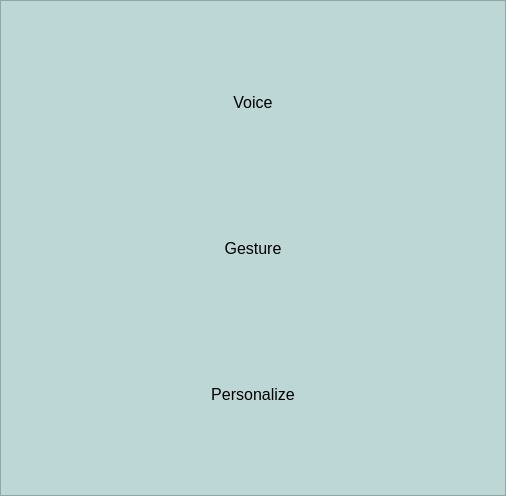
        <widget class="QFrame" name="page1_downframe">
         <property name="palette">
          <palette>
           <active>
            <colorrole role="WindowText">
             <brush brushstyle="SolidPattern">
              <color alpha="255">
               <red>0</red>
               <green>0</green>
               <blue>0</blue>
              </color>
             </brush>
            </colorrole>
            <colorrole role="Button">
             <brush brushstyle="SolidPattern">
              <color alpha="255">
               <red>189</red>
               <green>215</green>
               <blue>214</blue>
              </color>
             </brush>
            </colorrole>
            <colorrole role="Light">
             <brush brushstyle="SolidPattern">
              <color alpha="255">
               <red>255</red>
               <green>255</green>
               <blue>255</blue>
              </color>
             </brush>
            </colorrole>
            <colorrole role="Midlight">
             <brush brushstyle="SolidPattern">
              <color alpha="255">
               <red>222</red>
               <green>235</green>
               <blue>234</blue>
              </color>
             </brush>
            </colorrole>
            <colorrole role="Dark">
             <brush brushstyle="SolidPattern">
              <color alpha="255">
               <red>94</red>
               <green>107</green>
               <blue>107</blue>
              </color>
             </brush>
            </colorrole>
            <colorrole role="Mid">
             <brush brushstyle="SolidPattern">
              <color alpha="255">
               <red>126</red>
               <green>143</green>
               <blue>143</blue>
              </color>
             </brush>
            </colorrole>
            <colorrole role="Text">
             <brush brushstyle="SolidPattern">
              <color alpha="255">
               <red>0</red>
               <green>0</green>
               <blue>0</blue>
              </color>
             </brush>
            </colorrole>
            <colorrole role="BrightText">
             <brush brushstyle="SolidPattern">
              <color alpha="255">
               <red>255</red>
               <green>255</green>
               <blue>255</blue>
              </color>
             </brush>
            </colorrole>
            <colorrole role="ButtonText">
             <brush brushstyle="SolidPattern">
              <color alpha="255">
               <red>0</red>
               <green>0</green>
               <blue>0</blue>
              </color>
             </brush>
            </colorrole>
            <colorrole role="Base">
             <brush brushstyle="SolidPattern">
              <color alpha="255">
               <red>255</red>
               <green>255</green>
               <blue>255</blue>
              </color>
             </brush>
            </colorrole>
            <colorrole role="Window">
             <brush brushstyle="SolidPattern">
              <color alpha="255">
               <red>189</red>
               <green>215</green>
               <blue>214</blue>
              </color>
             </brush>
            </colorrole>
            <colorrole role="Shadow">
             <brush brushstyle="SolidPattern">
              <color alpha="255">
               <red>0</red>
               <green>0</green>
               <blue>0</blue>
              </color>
             </brush>
            </colorrole>
            <colorrole role="AlternateBase">
             <brush brushstyle="SolidPattern">
              <color alpha="255">
               <red>222</red>
               <green>235</green>
               <blue>234</blue>
              </color>
             </brush>
            </colorrole>
            <colorrole role="ToolTipBase">
             <brush brushstyle="SolidPattern">
              <color alpha="255">
               <red>255</red>
               <green>255</green>
               <blue>220</blue>
              </color>
             </brush>
            </colorrole>
            <colorrole role="ToolTipText">
             <brush brushstyle="SolidPattern">
              <color alpha="255">
               <red>0</red>
               <green>0</green>
               <blue>0</blue>
              </color>
             </brush>
            </colorrole>
           </active>
           <inactive>
            <colorrole role="WindowText">
             <brush brushstyle="SolidPattern">
              <color alpha="255">
               <red>0</red>
               <green>0</green>
               <blue>0</blue>
              </color>
             </brush>
            </colorrole>
            <colorrole role="Button">
             <brush brushstyle="SolidPattern">
              <color alpha="255">
               <red>189</red>
               <green>215</green>
               <blue>214</blue>
              </color>
             </brush>
            </colorrole>
            <colorrole role="Light">
             <brush brushstyle="SolidPattern">
              <color alpha="255">
               <red>255</red>
               <green>255</green>
               <blue>255</blue>
              </color>
             </brush>
            </colorrole>
            <colorrole role="Midlight">
             <brush brushstyle="SolidPattern">
              <color alpha="255">
               <red>222</red>
               <green>235</green>
               <blue>234</blue>
              </color>
             </brush>
            </colorrole>
            <colorrole role="Dark">
             <brush brushstyle="SolidPattern">
              <color alpha="255">
               <red>94</red>
               <green>107</green>
               <blue>107</blue>
              </color>
             </brush>
            </colorrole>
            <colorrole role="Mid">
             <brush brushstyle="SolidPattern">
              <color alpha="255">
               <red>126</red>
               <green>143</green>
               <blue>143</blue>
              </color>
             </brush>
            </colorrole>
            <colorrole role="Text">
             <brush brushstyle="SolidPattern">
              <color alpha="255">
               <red>0</red>
               <green>0</green>
               <blue>0</blue>
              </color>
             </brush>
            </colorrole>
            <colorrole role="BrightText">
             <brush brushstyle="SolidPattern">
              <color alpha="255">
               <red>255</red>
               <green>255</green>
               <blue>255</blue>
              </color>
             </brush>
            </colorrole>
            <colorrole role="ButtonText">
             <brush brushstyle="SolidPattern">
              <color alpha="255">
               <red>0</red>
               <green>0</green>
               <blue>0</blue>
              </color>
             </brush>
            </colorrole>
            <colorrole role="Base">
             <brush brushstyle="SolidPattern">
              <color alpha="255">
               <red>255</red>
               <green>255</green>
               <blue>255</blue>
              </color>
             </brush>
            </colorrole>
            <colorrole role="Window">
             <brush brushstyle="SolidPattern">
              <color alpha="255">
               <red>189</red>
               <green>215</green>
               <blue>214</blue>
              </color>
             </brush>
            </colorrole>
            <colorrole role="Shadow">
             <brush brushstyle="SolidPattern">
              <color alpha="255">
               <red>0</red>
               <green>0</green>
               <blue>0</blue>
              </color>
             </brush>
            </colorrole>
            <colorrole role="AlternateBase">
             <brush brushstyle="SolidPattern">
              <color alpha="255">
               <red>222</red>
               <green>235</green>
               <blue>234</blue>
              </color>
             </brush>
            </colorrole>
            <colorrole role="ToolTipBase">
             <brush brushstyle="SolidPattern">
              <color alpha="255">
               <red>255</red>
               <green>255</green>
               <blue>220</blue>
              </color>
             </brush>
            </colorrole>
            <colorrole role="ToolTipText">
             <brush brushstyle="SolidPattern">
              <color alpha="255">
               <red>0</red>
               <green>0</green>
               <blue>0</blue>
              </color>
             </brush>
            </colorrole>
           </inactive>
           <disabled>
            <colorrole role="WindowText">
             <brush brushstyle="SolidPattern">
              <color alpha="255">
               <red>94</red>
               <green>107</green>
               <blue>107</blue>
              </color>
             </brush>
            </colorrole>
            <colorrole role="Button">
             <brush brushstyle="SolidPattern">
              <color alpha="255">
               <red>189</red>
               <green>215</green>
               <blue>214</blue>
              </color>
             </brush>
            </colorrole>
            <colorrole role="Light">
             <brush brushstyle="SolidPattern">
              <color alpha="255">
               <red>255</red>
               <green>255</green>
               <blue>255</blue>
              </color>
             </brush>
            </colorrole>
            <colorrole role="Midlight">
             <brush brushstyle="SolidPattern">
              <color alpha="255">
               <red>222</red>
               <green>235</green>
               <blue>234</blue>
              </color>
             </brush>
            </colorrole>
            <colorrole role="Dark">
             <brush brushstyle="SolidPattern">
              <color alpha="255">
               <red>94</red>
               <green>107</green>
               <blue>107</blue>
              </color>
             </brush>
            </colorrole>
            <colorrole role="Mid">
             <brush brushstyle="SolidPattern">
              <color alpha="255">
               <red>126</red>
               <green>143</green>
               <blue>143</blue>
              </color>
             </brush>
            </colorrole>
            <colorrole role="Text">
             <brush brushstyle="SolidPattern">
              <color alpha="255">
               <red>94</red>
               <green>107</green>
               <blue>107</blue>
              </color>
             </brush>
            </colorrole>
            <colorrole role="BrightText">
             <brush brushstyle="SolidPattern">
              <color alpha="255">
               <red>255</red>
               <green>255</green>
               <blue>255</blue>
              </color>
             </brush>
            </colorrole>
            <colorrole role="ButtonText">
             <brush brushstyle="SolidPattern">
              <color alpha="255">
               <red>94</red>
               <green>107</green>
               <blue>107</blue>
              </color>
             </brush>
            </colorrole>
            <colorrole role="Base">
             <brush brushstyle="SolidPattern">
              <color alpha="255">
               <red>189</red>
               <green>215</green>
               <blue>214</blue>
              </color>
             </brush>
            </colorrole>
            <colorrole role="Window">
             <brush brushstyle="SolidPattern">
              <color alpha="255">
               <red>189</red>
               <green>215</green>
               <blue>214</blue>
              </color>
             </brush>
            </colorrole>
            <colorrole role="Shadow">
             <brush brushstyle="SolidPattern">
              <color alpha="255">
               <red>0</red>
               <green>0</green>
               <blue>0</blue>
              </color>
             </brush>
            </colorrole>
            <colorrole role="AlternateBase">
             <brush brushstyle="SolidPattern">
              <color alpha="255">
               <red>189</red>
               <green>215</green>
               <blue>214</blue>
              </color>
             </brush>
            </colorrole>
            <colorrole role="ToolTipBase">
             <brush brushstyle="SolidPattern">
              <color alpha="255">
               <red>255</red>
               <green>255</green>
               <blue>220</blue>
              </color>
             </brush>
            </colorrole>
            <colorrole role="ToolTipText">
             <brush brushstyle="SolidPattern">
              <color alpha="255">
               <red>0</red>
               <green>0</green>
               <blue>0</blue>
              </color>
             </brush>
            </colorrole>
           </disabled>
          </palette>
         </property>
         <property name="autoFillBackground">
          <bool>true</bool>
         </property>
         <property name="frameShape">
          <enum>QFrame::StyledPanel</enum>
         </property>
         <property name="frameShadow">
          <enum>QFrame::Raised</enum>
         </property>
         <layout class="QGridLayout" name="gridLayout">
          <item row="1" column="0">
           <spacer name="horizontalSpacer_2">
            <property name="orientation">
             <enum>Qt::Horizontal</enum>
            </property>
            <property name="sizeHint" stdset="0">
             <size>
              <width>161</width>
              <height>20</height>
             </size>
            </property>
           </spacer>
          </item>
          <item row="3" column="1">
           <widget class="QPushButton" name="Gesutre">
            <property name="sizePolicy">
             <sizepolicy hsizetype="Expanding" vsizetype="Expanding">
              <horstretch>0</horstretch>
              <verstretch>0</verstretch>
             </sizepolicy>
            </property>
            <property name="minimumSize">
             <size>
              <width>160</width>
              <height>100</height>
             </size>
            </property>
            <property name="font">
             <font>
              <pointsize>12</pointsize>
             </font>
            </property>
            <property name="text">
             <string>Gesture</string>
            </property>
            <property name="icon">
             <iconset>
              <normaloff>Icons/Gesture.png</normaloff>Icons/Gesture.png</iconset>
            </property>
            <property name="iconSize">
             <size>
              <width>60</width>
              <height>60</height>
             </size>
            </property>
            <property name="autoDefault">
             <bool>false</bool>
            </property>
            <property name="default">
             <bool>false</bool>
            </property>
            <property name="flat">
             <bool>true</bool>
            </property>
           </widget>
          </item>
          <item row="1" column="1">
           <widget class="QPushButton" name="Voice">
            <property name="sizePolicy">
             <sizepolicy hsizetype="Expanding" vsizetype="Expanding">
              <horstretch>0</horstretch>
              <verstretch>0</verstretch>
             </sizepolicy>
            </property>
            <property name="minimumSize">
             <size>
              <width>160</width>
              <height>100</height>
             </size>
            </property>
            <property name="font">
             <font>
              <pointsize>12</pointsize>
             </font>
            </property>
            <property name="text">
             <string>Voice</string>
            </property>
            <property name="icon">
             <iconset>
              <normaloff>Icons/Microphone.png</normaloff>Icons/Microphone.png</iconset>
            </property>
            <property name="iconSize">
             <size>
              <width>50</width>
              <height>50</height>
             </size>
            </property>
            <property name="flat">
             <bool>true</bool>
            </property>
           </widget>
          </item>
          <item row="5" column="1">
           <widget class="QPushButton" name="New_Data">
            <property name="sizePolicy">
             <sizepolicy hsizetype="Expanding" vsizetype="Expanding">
              <horstretch>0</horstretch>
              <verstretch>0</verstretch>
             </sizepolicy>
            </property>
            <property name="minimumSize">
             <size>
              <width>160</width>
              <height>100</height>
             </size>
            </property>
            <property name="font">
             <font>
              <pointsize>12</pointsize>
             </font>
            </property>
            <property name="text">
             <string>Personalize</string>
            </property>
            <property name="icon">
             <iconset>
              <normaloff>Icons/Add_Data.png</normaloff>Icons/Add_Data.png</iconset>
            </property>
            <property name="iconSize">
             <size>
              <width>50</width>
              <height>50</height>
             </size>
            </property>
            <property name="flat">
             <bool>true</bool>
            </property>
           </widget>
          </item>
          <item row="3" column="2">
           <spacer name="horizontalSpacer_3">
            <property name="orientation">
             <enum>Qt::Horizontal</enum>
            </property>
            <property name="sizeHint" stdset="0">
             <size>
              <width>161</width>
              <height>20</height>
             </size>
            </property>
           </spacer>
          </item>
          <item row="0" column="1">
           <spacer name="verticalSpacer">
            <property name="orientation">
             <enum>Qt::Vertical</enum>
            </property>
            <property name="sizeHint" stdset="0">
             <size>
              <width>20</width>
              <height>40</height>
             </size>
            </property>
           </spacer>
          </item>
          <item row="6" column="1">
           <spacer name="verticalSpacer_6">
            <property name="orientation">
             <enum>Qt::Vertical</enum>
            </property>
            <property name="sizeHint" stdset="0">
             <size>
              <width>20</width>
              <height>40</height>
             </size>
            </property>
           </spacer>
          </item>
          <item row="2" column="1">
           <spacer name="verticalSpacer_2">
            <property name="orientation">
             <enum>Qt::Vertical</enum>
            </property>
            <property name="sizeHint" stdset="0">
             <size>
              <width>20</width>
              <height>40</height>
             </size>
            </property>
           </spacer>
          </item>
          <item row="4" column="1">
           <spacer name="verticalSpacer_3">
            <property name="orientation">
             <enum>Qt::Vertical</enum>
            </property>
            <property name="sizeHint" stdset="0">
             <size>
              <width>20</width>
              <height>40</height>
             </size>
            </property>
           </spacer>
          </item>
          <item row="5" column="0">
           <spacer name="horizontalSpacer_11">
            <property name="orientation">
             <enum>Qt::Horizontal</enum>
            </property>
            <property name="sizeHint" stdset="0">
             <size>
              <width>40</width>
              <height>20</height>
             </size>
            </property>
           </spacer>
          </item>
         </layout>
        </widget>
